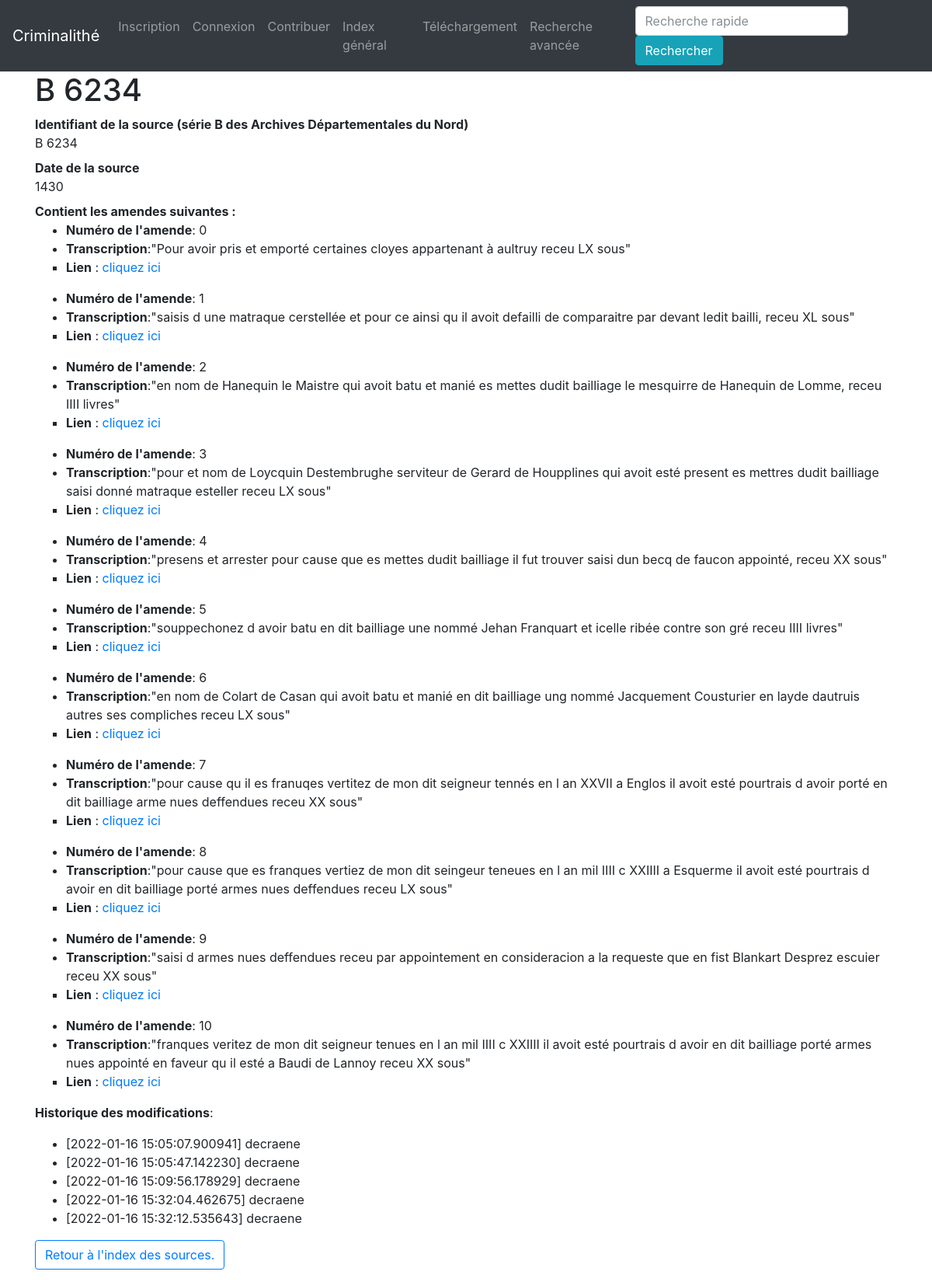
The app's page /source/6234 with its own data.
### app/modeles/donnees.py (models this page shows, shortened)
class Source(db.Model):
    source_id = db.Column(db.Integer, primary_key=True, unique=True, nullable=False, autoincrement=True)
    source_date = db.Column(db.Integer)
    authorships = db.relationship("Authorship", back_populates="source")
    amendes = db.relationship("Amendes", back_populates="source")

class Amendes(db.Model):
    amendes_id = db.Column(db.Integer, primary_key=True, unique=True, nullable=False, autoincrement=True)
    amendes_source_id = db.Column(db.Integer, db.ForeignKey("source.source_id"))
    amendes_montant = db.Column(db.Integer)
    amendes_type = db.Column(db.Text)
    amendes_franche_verite = db.Column(db.Text)
    amendes_transcription = db.Column(db.Text)
    amendes_personnes_id = db.Column(db.Integer, db.ForeignKey("personnes.personnes_amendes_id"))
    authorships = db.relationship("Authorship", back_populates="amende")
    justiciable = db.relationship("Personnes", foreign_keys="Personnes.personnes_amendes_id", backref="justiciable")
    source = db.relationship("Source", back_populates="amendes")

class Authorship(db.Model):
    __tablename__ = "authorship"
    authorship_id = db.Column(db.Integer, nullable=True, autoincrement=True, primary_key=True)
    authorship_amendes_id = db.Column(db.Integer, db.ForeignKey("amendes.amendes_id"))
    authorship_user_id = db.Column(db.Integer, db.ForeignKey("user.user_id"))
    authorship_date = db.Column(db.DateTime, default=datetime.datetime.utcnow)
    authorship_personnes_id = db.Column(db.Integer, db.ForeignKey("personnes.personnes_id"))
    authorship_source_id = db.Column(db.Integer, db.ForeignKey("source.source_id"))
    user = db.relationship("User", back_populates="authorships")
    amende = db.relationship("Amendes", back_populates="authorships")
    personne = db.relationship("Personnes", back_populates="authorships")
    source = db.relationship("Source", back_populates="authorships")

### app/modeles/utilisateurs.py (models this page shows, shortened)
class User(UserMixin, db.Model):
    user_id = db.Column(db.Integer, primary_key=True)
    user_nom = db.Column(db.Text)
    user_login = db.Column(db.Text)
    user_email = db.Column(db.Text)
    user_password = db.Column(db.Text)
    authorships = db.relationship("Authorship", back_populates="user")

### app/routes/__init__.py (the view)
@app.route("/source/<int:source_id>")
def source(source_id):
    source_unique = Source.query.filter(Source.source_id == source_id).first()
    return render_template("pages/source.html", source=source_unique)

### app/templates/pages/source.html (shortened to what this page needs)
{% extends "conteneur.html" %}
{% block corps %}
<h1> B {{source.source_id}}</h1>
<dl>
    <dt>Identifiant de la source (série B des Archives Départementales du Nord) </dt><dd>B {{source.source_id}}</dd>
    <dt>Date de la source </dt><dd> {{source.source_date}}</dd>
    <dt> Contient les amendes suivantes :</dt>
    {% for amende in source.amendes %}
    <ul>
        <li><b>Numéro de l'amende</b>: {{amende.amendes_id}}</li>
        <li><b>Transcription</b>:"{{amende.amendes_transcription}}"</li>
        <li type="square"> <b>Lien</b> : <a href="{{url_for("amende", amendes_id=amende.amendes_id)}}"> cliquez ici</a></li>
    </ul>
    {% endfor %}
</dl>
<p>
    <b>Historique des modifications</b>:
    <ul>
    {% if source.authorships %}
    {% for modification in source.authorships %}
        <li> [{{modification.authorship_date}}] {{modification.user.user_nom}}</li>
    {% endfor %}
    {% else %}
    Cette fiche n'a pas encore été modifiée.
    {%endif%}
    </ul>
</p>
<p>
<p>
<p>
<button type="button" class="btn btn-outline-primary">
    <a href="{{url_for('index_sources')}}">Retour à l'index des sources.</a></li>
</button>
</p>
{% endblock %}

### records on screen
Source: source_id "6234", source_date "1430"
Amendes: amendes_id "0", amendes_transcription "Pour avoir pris et emporté certaines cloyes appartenant à aultruy receu LX sous"
Amendes: amendes_id "1", amendes_transcription "saisis d une matraque cerstellée et pour ce ainsi qu il avoit defailli de comparaitre par devant ledit bailli, receu XL sous"
Amendes: amendes_id "2", amendes_transcription "en nom de Hanequin le Maistre qui avoit batu et manié es mettes dudit bailliage le mesquirre de Hanequin de Lomme, receu IIII livres"
Amendes: amendes_id "3", amendes_transcription "pour et nom de Loycquin Destembrughe serviteur de Gerard de Houpplines qui avoit esté present es mettres dudit bailliage saisi donné matraque esteller receu LX sous"
Amendes: amendes_id "4", amendes_transcription "presens et arrester pour cause que es mettes dudit bailliage il fut trouver saisi dun becq de faucon appointé, receu XX sous"
Amendes: amendes_id "5", amendes_transcription "souppechonez d avoir batu en dit bailliage une nommé Jehan Franquart et icelle ribée contre son gré receu IIII livres"
Amendes: amendes_id "6", amendes_transcription "en nom de Colart de Casan qui avoit batu et manié en dit bailliage ung nommé Jacquement Cousturier en layde dautruis autres ses compliches receu LX sous"
Amendes: amendes_id "7", amendes_transcription "pour cause qu il es franuqes vertitez de mon dit seigneur tennés en l an XXVII a Englos il avoit esté pourtrais d avoir porté en dit bailliage arme nues deffendues receu XX sous"
Amendes: amendes_id "8", amendes_transcription "pour cause que es franques vertiez de mon dit seingeur teneues en l an mil IIII c XXIIII a Esquerme il avoit esté pourtrais d avoir en dit bailliage porté armes nues deffendues receu LX sous"
Amendes: amendes_id "9", amendes_transcription "saisi d armes nues deffendues receu par appointement en consideracion a la requeste que en fist Blankart Desprez escuier receu XX sous"
Amendes: amendes_id "10", amendes_transcription "franques veritez de mon dit seigneur tenues en l an mil IIII c XXIIII il avoit esté pourtrais d avoir en dit bailliage porté armes nues appointé en faveur qu il esté a Baudi de Lannoy receu XX sous"
Authorship: authorship_date "2022-01-16 15:05:07.900941", user.user_nom "decraene"
Authorship: authorship_date "2022-01-16 15:05:47.142230", user.user_nom "decraene"
Authorship: authorship_date "2022-01-16 15:09:56.178929", user.user_nom "decraene"
Authorship: authorship_date "2022-01-16 15:32:04.462675", user.user_nom "decraene"
Authorship: authorship_date "2022-01-16 15:32:12.535643", user.user_nom "decraene"
